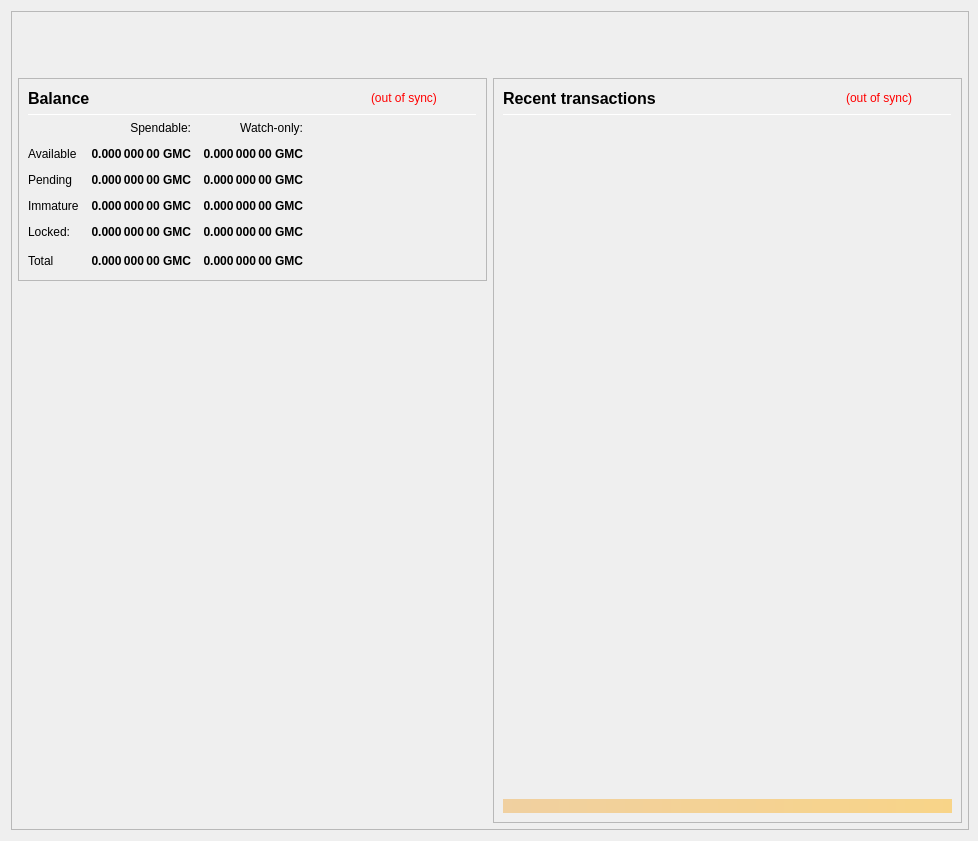
<?xml version="1.0" encoding="UTF-8"?>
<ui version="4.0">
 <class>OverviewPage</class>
 <widget class="QWidget" name="OverviewPage">
  <property name="geometry">
   <rect>
    <x>0</x>
    <y>0</y>
    <width>978</width>
    <height>841</height>
   </rect>
  </property>
  <property name="minimumSize">
   <size>
    <width>960</width>
    <height>682</height>
   </size>
  </property>
  <property name="font">
   <font>
    <weight>50</weight>
    <bold>false</bold>
   </font>
  </property>
  <property name="windowTitle">
   <string>Form</string>
  </property>
  <layout class="QVBoxLayout" name="topLayout" stretch="0">
   <property name="rightMargin">
    <number>9</number>
   </property>
   <item>
    <widget class="QFrame" name="frame_BG">
     <property name="minimumSize">
      <size>
       <width>850</width>
       <height>610</height>
      </size>
     </property>
     <property name="maximumSize">
      <size>
       <width>16777215</width>
       <height>16777215</height>
      </size>
     </property>
     <property name="frameShape">
      <enum>QFrame::StyledPanel</enum>
     </property>
     <property name="frameShadow">
      <enum>QFrame::Raised</enum>
     </property>
     <layout class="QVBoxLayout" name="verticalLayout_3" stretch="0">
      <property name="leftMargin">
       <number>0</number>
      </property>
      <property name="topMargin">
       <number>0</number>
      </property>
      <property name="rightMargin">
       <number>0</number>
      </property>
      <property name="bottomMargin">
       <number>6</number>
      </property>
      <item>
       <layout class="QVBoxLayout" name="verticalLayout_Master" stretch="0,1">
        <property name="leftMargin">
         <number>0</number>
        </property>
        <property name="topMargin">
         <number>0</number>
        </property>
        <property name="rightMargin">
         <number>0</number>
        </property>
        <property name="bottomMargin">
         <number>0</number>
        </property>
        <item>
         <widget class="QFrame" name="frame_Header">
          <layout class="QVBoxLayout" name="verticalLayout_Header" stretch="0">
           <property name="leftMargin">
            <number>0</number>
           </property>
           <property name="topMargin">
            <number>0</number>
           </property>
           <property name="rightMargin">
            <number>0</number>
           </property>
           <property name="bottomMargin">
            <number>0</number>
           </property>
           <item>
            <layout class="QHBoxLayout" name="horizontalLayout_Header" stretch="1,0">
             <property name="spacing">
              <number>6</number>
             </property>
             <item>
              <spacer name="horizontalSpacer_Header">
               <property name="orientation">
                <enum>Qt::Horizontal</enum>
               </property>
               <property name="sizeHint" stdset="0">
                <size>
                 <width>40</width>
                 <height>20</height>
                </size>
               </property>
              </spacer>
             </item>
             <item>
              <widget class="QLabel" name="labelOverviewHeaderRight">
               <property name="minimumSize">
                <size>
                 <width>464</width>
                 <height>60</height>
                </size>
               </property>
               <property name="maximumSize">
                <size>
                 <width>16777215</width>
                 <height>60</height>
                </size>
               </property>
               <property name="font">
                <font>
                 <pointsize>14</pointsize>
                </font>
               </property>
               <property name="text">
                <string/>
               </property>
               <property name="alignment">
                <set>Qt::AlignRight|Qt::AlignTrailing|Qt::AlignVCenter</set>
               </property>
              </widget>
             </item>
            </layout>
           </item>
          </layout>
         </widget>
        </item>
        <item>
         <widget class="QFrame" name="frame_Content">
          <layout class="QVBoxLayout" name="verticalLayout_Content">
           <property name="leftMargin">
            <number>6</number>
           </property>
           <property name="topMargin">
            <number>0</number>
           </property>
           <property name="rightMargin">
            <number>6</number>
           </property>
           <property name="bottomMargin">
            <number>0</number>
           </property>
           <item>
            <layout class="QHBoxLayout" name="horizontalLayout_Content" stretch="1,1">
             <property name="spacing">
              <number>6</number>
             </property>
             <item>
              <layout class="QVBoxLayout" name="verticalLayout_left" stretch="0,0">
               <item>
                <widget class="QFrame" name="frameBalances">
                 <property name="frameShape">
                  <enum>QFrame::StyledPanel</enum>
                 </property>
                 <property name="frameShadow">
                  <enum>QFrame::Raised</enum>
                 </property>
                 <layout class="QVBoxLayout" name="verticalLayout_4">
                  <item>
                   <layout class="QHBoxLayout" name="hlBalancesHeader" stretch="2,0,0">
                    <property name="spacing">
                     <number>6</number>
                    </property>
                    <item>
                     <widget class="QLabel" name="labelBalances">
                      <property name="minimumSize">
                       <size>
                        <width>0</width>
                        <height>0</height>
                       </size>
                      </property>
                      <property name="font">
                       <font>
                        <pointsize>12</pointsize>
                        <weight>75</weight>
                        <bold>true</bold>
                       </font>
                      </property>
                      <property name="text">
                       <string>Balance</string>
                      </property>
                     </widget>
                    </item>
                    <item>
                     <widget class="QLabel" name="labelWalletStatus">
                      <property name="cursor">
                       <cursorShape>WhatsThisCursor</cursorShape>
                      </property>
                      <property name="toolTip">
                       <string>The displayed information may be out of date. Your wallet automatically synchronizes with the GoldMetalCoin network after a connection is established, but this process has not completed yet.</string>
                      </property>
                      <property name="styleSheet">
                       <string notr="true">QLabel { color: red; }</string>
                      </property>
                      <property name="text">
                       <string notr="true">(out of sync)</string>
                      </property>
                      <property name="alignment">
                       <set>Qt::AlignLeading|Qt::AlignLeft|Qt::AlignVCenter</set>
                      </property>
                     </widget>
                    </item>
                    <item>
                     <spacer name="hsBalancesHeader">
                      <property name="orientation">
                       <enum>Qt::Horizontal</enum>
                      </property>
                      <property name="sizeHint" stdset="0">
                       <size>
                        <width>40</width>
                        <height>20</height>
                       </size>
                      </property>
                     </spacer>
                    </item>
                   </layout>
                  </item>
                  <item>
                   <widget class="Line" name="lineBalances">
                    <property name="minimumSize">
                     <size>
                      <width>0</width>
                      <height>1</height>
                     </size>
                    </property>
                    <property name="maximumSize">
                     <size>
                      <width>16777215</width>
                      <height>1</height>
                     </size>
                    </property>
                    <property name="orientation">
                     <enum>Qt::Horizontal</enum>
                    </property>
                   </widget>
                  </item>
                  <item>
                   <layout class="QGridLayout" name="gridLayout">
                    <property name="spacing">
                     <number>12</number>
                    </property>
                    <item row="0" column="1">
                     <widget class="QLabel" name="labelSpendable">
                      <property name="text">
                       <string>Spendable:</string>
                      </property>
                      <property name="alignment">
                       <set>Qt::AlignRight|Qt::AlignTrailing|Qt::AlignVCenter</set>
                      </property>
                     </widget>
                    </item>
                    <item row="0" column="2">
                     <widget class="QLabel" name="labelWatchonly">
                      <property name="text">
                       <string>Watch-only:</string>
                      </property>
                      <property name="alignment">
                       <set>Qt::AlignRight|Qt::AlignTrailing|Qt::AlignVCenter</set>
                      </property>
                     </widget>
                    </item>
                    <item row="1" column="0">
                     <widget class="QLabel" name="labelAvailableText">
                      <property name="text">
                       <string>Available</string>
                      </property>
                      <property name="textInteractionFlags">
                       <set>Qt::NoTextInteraction</set>
                      </property>
                     </widget>
                    </item>
                    <item row="1" column="1">
                     <widget class="QLabel" name="labelAvailable">
                      <property name="font">
                       <font>
                        <weight>75</weight>
                        <bold>true</bold>
                       </font>
                      </property>
                      <property name="cursor">
                       <cursorShape>ArrowCursor</cursorShape>
                      </property>
                      <property name="toolTip">
                       <string>Your current spendable balance</string>
                      </property>
                      <property name="text">
                       <string notr="true">0.000 000 00 GMC</string>
                      </property>
                      <property name="alignment">
                       <set>Qt::AlignRight|Qt::AlignTrailing|Qt::AlignVCenter</set>
                      </property>
                      <property name="textInteractionFlags">
                       <set>Qt::NoTextInteraction</set>
                      </property>
                     </widget>
                    </item>
                    <item row="1" column="2">
                     <widget class="QLabel" name="labelWatchAvailable">
                      <property name="font">
                       <font>
                        <weight>75</weight>
                        <bold>true</bold>
                       </font>
                      </property>
                      <property name="cursor">
                       <cursorShape>ArrowCursor</cursorShape>
                      </property>
                      <property name="toolTip">
                       <string>Your current balance in watch-only addresses</string>
                      </property>
                      <property name="text">
                       <string notr="true">0.000 000 00 GMC</string>
                      </property>
                      <property name="alignment">
                       <set>Qt::AlignRight|Qt::AlignTrailing|Qt::AlignVCenter</set>
                      </property>
                      <property name="textInteractionFlags">
                       <set>Qt::NoTextInteraction</set>
                      </property>
                     </widget>
                    </item>
                    <item row="2" column="0">
                     <widget class="QLabel" name="labelPendingText">
                      <property name="text">
                       <string>Pending</string>
                      </property>
                      <property name="textInteractionFlags">
                       <set>Qt::NoTextInteraction</set>
                      </property>
                     </widget>
                    </item>
                    <item row="2" column="1">
                     <widget class="QLabel" name="labelPending">
                      <property name="font">
                       <font>
                        <weight>75</weight>
                        <bold>true</bold>
                       </font>
                      </property>
                      <property name="cursor">
                       <cursorShape>ArrowCursor</cursorShape>
                      </property>
                      <property name="toolTip">
                       <string>Total of transactions that have yet to be confirmed, and do not yet count toward the spendable balance</string>
                      </property>
                      <property name="text">
                       <string notr="true">0.000 000 00 GMC</string>
                      </property>
                      <property name="alignment">
                       <set>Qt::AlignRight|Qt::AlignTrailing|Qt::AlignVCenter</set>
                      </property>
                      <property name="textInteractionFlags">
                       <set>Qt::NoTextInteraction</set>
                      </property>
                     </widget>
                    </item>
                    <item row="2" column="2">
                     <widget class="QLabel" name="labelWatchPending">
                      <property name="font">
                       <font>
                        <weight>75</weight>
                        <bold>true</bold>
                       </font>
                      </property>
                      <property name="cursor">
                       <cursorShape>ArrowCursor</cursorShape>
                      </property>
                      <property name="toolTip">
                       <string>Unconfirmed transactions to watch-only addresses</string>
                      </property>
                      <property name="text">
                       <string notr="true">0.000 000 00 GMC</string>
                      </property>
                      <property name="alignment">
                       <set>Qt::AlignRight|Qt::AlignTrailing|Qt::AlignVCenter</set>
                      </property>
                      <property name="textInteractionFlags">
                       <set>Qt::NoTextInteraction</set>
                      </property>
                     </widget>
                    </item>
                    <item row="3" column="0">
                     <widget class="QLabel" name="labelImmatureText">
                      <property name="text">
                       <string>Immature</string>
                      </property>
                      <property name="textInteractionFlags">
                       <set>Qt::NoTextInteraction</set>
                      </property>
                     </widget>
                    </item>
                    <item row="3" column="1">
                     <widget class="QLabel" name="labelImmature">
                      <property name="font">
                       <font>
                        <weight>75</weight>
                        <bold>true</bold>
                       </font>
                      </property>
                      <property name="cursor">
                       <cursorShape>ArrowCursor</cursorShape>
                      </property>
                      <property name="toolTip">
                       <string>Staked or masternode rewards that has not yet matured</string>
                      </property>
                      <property name="text">
                       <string notr="true">0.000 000 00 GMC</string>
                      </property>
                      <property name="alignment">
                       <set>Qt::AlignRight|Qt::AlignTrailing|Qt::AlignVCenter</set>
                      </property>
                      <property name="textInteractionFlags">
                       <set>Qt::NoTextInteraction</set>
                      </property>
                     </widget>
                    </item>
                    <item row="3" column="2">
                     <widget class="QLabel" name="labelWatchImmature">
                      <property name="font">
                       <font>
                        <weight>75</weight>
                        <bold>true</bold>
                       </font>
                      </property>
                      <property name="cursor">
                       <cursorShape>ArrowCursor</cursorShape>
                      </property>
                      <property name="toolTip">
                       <string>Staked or masternode rewards in watch-only addresses that has not yet matured</string>
                      </property>
                      <property name="text">
                       <string notr="true">0.000 000 00 GMC</string>
                      </property>
                      <property name="alignment">
                       <set>Qt::AlignRight|Qt::AlignTrailing|Qt::AlignVCenter</set>
                      </property>
                      <property name="textInteractionFlags">
                       <set>Qt::NoTextInteraction</set>
                      </property>
                     </widget>
                    </item>
                    <item row="4" column="0">
                     <widget class="QLabel" name="labelLockedText">
                      <property name="toolTip">
                       <string>Locked GMC or Masternode collaterals.</string>
                      </property>
                      <property name="text">
                       <string>Locked:</string>
                      </property>
                     </widget>
                    </item>
                    <item row="4" column="1">
                     <widget class="QLabel" name="labelLocked">
                      <property name="font">
                       <font>
                        <weight>75</weight>
                        <bold>true</bold>
                       </font>
                      </property>
                      <property name="cursor">
                       <cursorShape>ArrowCursor</cursorShape>
                      </property>
                      <property name="toolTip">
                       <string>Locked GMC or Masternode collaterals.</string>
                      </property>
                      <property name="text">
                       <string notr="true">0.000 000 00 GMC</string>
                      </property>
                      <property name="alignment">
                       <set>Qt::AlignRight|Qt::AlignTrailing|Qt::AlignVCenter</set>
                      </property>
                      <property name="textInteractionFlags">
                       <set>Qt::NoTextInteraction</set>
                      </property>
                     </widget>
                    </item>
                    <item row="4" column="2">
                     <widget class="QLabel" name="labelWatchLocked">
                      <property name="font">
                       <font>
                        <weight>75</weight>
                        <bold>true</bold>
                       </font>
                      </property>
                      <property name="cursor">
                       <cursorShape>ArrowCursor</cursorShape>
                      </property>
                      <property name="toolTip">
                       <string>Current locked balance in watch-only addresses</string>
                      </property>
                      <property name="text">
                       <string notr="true">0.000 000 00 GMC</string>
                      </property>
                      <property name="alignment">
                       <set>Qt::AlignRight|Qt::AlignTrailing|Qt::AlignVCenter</set>
                      </property>
                      <property name="textInteractionFlags">
                       <set>Qt::NoTextInteraction</set>
                      </property>
                     </widget>
                    </item>
                    <item row="5" column="0">
                     <widget class="QLabel" name="labelTotalText">
                      <property name="text">
                       <string>Total</string>
                      </property>
                      <property name="textInteractionFlags">
                       <set>Qt::NoTextInteraction</set>
                      </property>
                     </widget>
                    </item>
                    <item row="5" column="1">
                     <widget class="QLabel" name="labelTotal">
                      <property name="font">
                       <font>
                        <weight>75</weight>
                        <bold>true</bold>
                       </font>
                      </property>
                      <property name="cursor">
                       <cursorShape>ArrowCursor</cursorShape>
                      </property>
                      <property name="toolTip">
                       <string>Your current total balance</string>
                      </property>
                      <property name="text">
                       <string notr="true">0.000 000 00 GMC</string>
                      </property>
                      <property name="alignment">
                       <set>Qt::AlignRight|Qt::AlignTrailing|Qt::AlignVCenter</set>
                      </property>
                      <property name="textInteractionFlags">
                       <set>Qt::NoTextInteraction</set>
                      </property>
                     </widget>
                    </item>
                    <item row="5" column="2">
                     <widget class="QLabel" name="labelWatchTotal">
                      <property name="font">
                       <font>
                        <weight>75</weight>
                        <bold>true</bold>
                       </font>
                      </property>
                      <property name="cursor">
                       <cursorShape>ArrowCursor</cursorShape>
                      </property>
                      <property name="toolTip">
                       <string>Current total balance in watch-only addresses</string>
                      </property>
                      <property name="text">
                       <string notr="true">0.000 000 00 GMC</string>
                      </property>
                      <property name="alignment">
                       <set>Qt::AlignRight|Qt::AlignTrailing|Qt::AlignVCenter</set>
                      </property>
                      <property name="textInteractionFlags">
                       <set>Qt::NoTextInteraction</set>
                      </property>
                     </widget>
                    </item>
                    <item row="5" column="3">
                     <spacer name="hsBalances">
                      <property name="orientation">
                       <enum>Qt::Horizontal</enum>
                      </property>
                      <property name="sizeHint" stdset="0">
                       <size>
                        <width>40</width>
                        <height>20</height>
                       </size>
                      </property>
                     </spacer>
                    </item>
                   </layout>
                  </item>
                 </layout>
                </widget>
               </item>
               <item>
                <spacer name="verticalSpacer">
                 <property name="orientation">
                  <enum>Qt::Vertical</enum>
                 </property>
                 <property name="sizeHint" stdset="0">
                  <size>
                   <width>20</width>
                   <height>40</height>
                  </size>
                 </property>
                </spacer>
               </item>
              </layout>
             </item>
             <item>
              <layout class="QVBoxLayout" name="verticalLayout_right" stretch="1">
               <item>
                <widget class="QFrame" name="frame_RecentTransactions">
                 <property name="minimumSize">
                  <size>
                   <width>0</width>
                   <height>0</height>
                  </size>
                 </property>
                 <property name="frameShape">
                  <enum>QFrame::StyledPanel</enum>
                 </property>
                 <property name="frameShadow">
                  <enum>QFrame::Raised</enum>
                 </property>
                 <layout class="QVBoxLayout" name="verticalLayout_1" stretch="0,0,0,0,0">
                  <item>
                   <layout class="QHBoxLayout" name="horizontalLayout_2" stretch="2,0,0">
                    <property name="spacing">
                     <number>3</number>
                    </property>
                    <item>
                     <widget class="QLabel" name="labelRecentTransactions">
                      <property name="minimumSize">
                       <size>
                        <width>0</width>
                        <height>20</height>
                       </size>
                      </property>
                      <property name="font">
                       <font>
                        <pointsize>12</pointsize>
                        <weight>75</weight>
                        <bold>true</bold>
                       </font>
                      </property>
                      <property name="text">
                       <string>Recent transactions</string>
                      </property>
                     </widget>
                    </item>
                    <item>
                     <widget class="QLabel" name="labelTransactionsStatus">
                      <property name="cursor">
                       <cursorShape>WhatsThisCursor</cursorShape>
                      </property>
                      <property name="toolTip">
                       <string>The displayed information may be out of date. Your wallet automatically synchronizes with the GoldMetalCoin network after a connection is established, but this process has not completed yet.</string>
                      </property>
                      <property name="styleSheet">
                       <string notr="true">QLabel { color: red; }</string>
                      </property>
                      <property name="text">
                       <string notr="true">(out of sync)</string>
                      </property>
                      <property name="alignment">
                       <set>Qt::AlignRight|Qt::AlignTrailing|Qt::AlignVCenter</set>
                      </property>
                     </widget>
                    </item>
                    <item>
                     <spacer name="horizontalSpacer">
                      <property name="orientation">
                       <enum>Qt::Horizontal</enum>
                      </property>
                      <property name="sizeHint" stdset="0">
                       <size>
                        <width>40</width>
                        <height>20</height>
                       </size>
                      </property>
                     </spacer>
                    </item>
                   </layout>
                  </item>
                  <item>
                   <widget class="Line" name="line">
                    <property name="minimumSize">
                     <size>
                      <width>0</width>
                      <height>1</height>
                     </size>
                    </property>
                    <property name="maximumSize">
                     <size>
                      <width>16777215</width>
                      <height>1</height>
                     </size>
                    </property>
                    <property name="orientation">
                     <enum>Qt::Horizontal</enum>
                    </property>
                   </widget>
                  </item>
                  <item>
                   <widget class="QListView" name="listTransactions">
                    <property name="minimumSize">
                     <size>
                      <width>0</width>
                      <height>0</height>
                     </size>
                    </property>
                    <property name="styleSheet">
                     <string notr="true">QListView { background: transparent; }</string>
                    </property>
                    <property name="frameShape">
                     <enum>QFrame::NoFrame</enum>
                    </property>
                    <property name="verticalScrollBarPolicy">
                     <enum>Qt::ScrollBarAlwaysOff</enum>
                    </property>
                    <property name="horizontalScrollBarPolicy">
                     <enum>Qt::ScrollBarAlwaysOff</enum>
                    </property>
                    <property name="selectionMode">
                     <enum>QAbstractItemView::NoSelection</enum>
                    </property>
                   </widget>
                  </item>
                  <item>
                   <spacer name="verticalSpacer_2">
                    <property name="orientation">
                     <enum>Qt::Vertical</enum>
                    </property>
                    <property name="sizeType">
                     <enum>QSizePolicy::Expanding</enum>
                    </property>
                    <property name="sizeHint" stdset="0">
                     <size>
                      <width>20</width>
                      <height>40</height>
                     </size>
                    </property>
                   </spacer>
                  </item>
                  <item>
                   <widget class="QLabel" name="labelAlerts">
                    <property name="maximumSize">
                     <size>
                      <width>16777215</width>
                      <height>16777215</height>
                     </size>
                    </property>
                    <property name="styleSheet">
                     <string notr="true">background-color: qlineargradient(x1: 0, y1: 0, x2: 1, y2: 0, stop:0 #F0D0A0, stop:1 #F8D488); color:#000000;</string>
                    </property>
                    <property name="text">
                     <string/>
                    </property>
                    <property name="wordWrap">
                     <bool>true</bool>
                    </property>
                    <property name="margin">
                     <number>3</number>
                    </property>
                   </widget>
                  </item>
                 </layout>
                </widget>
               </item>
              </layout>
             </item>
            </layout>
           </item>
          </layout>
         </widget>
        </item>
       </layout>
      </item>
     </layout>
    </widget>
   </item>
  </layout>
 </widget>
 <resources/>
 <connections/>
</ui>
